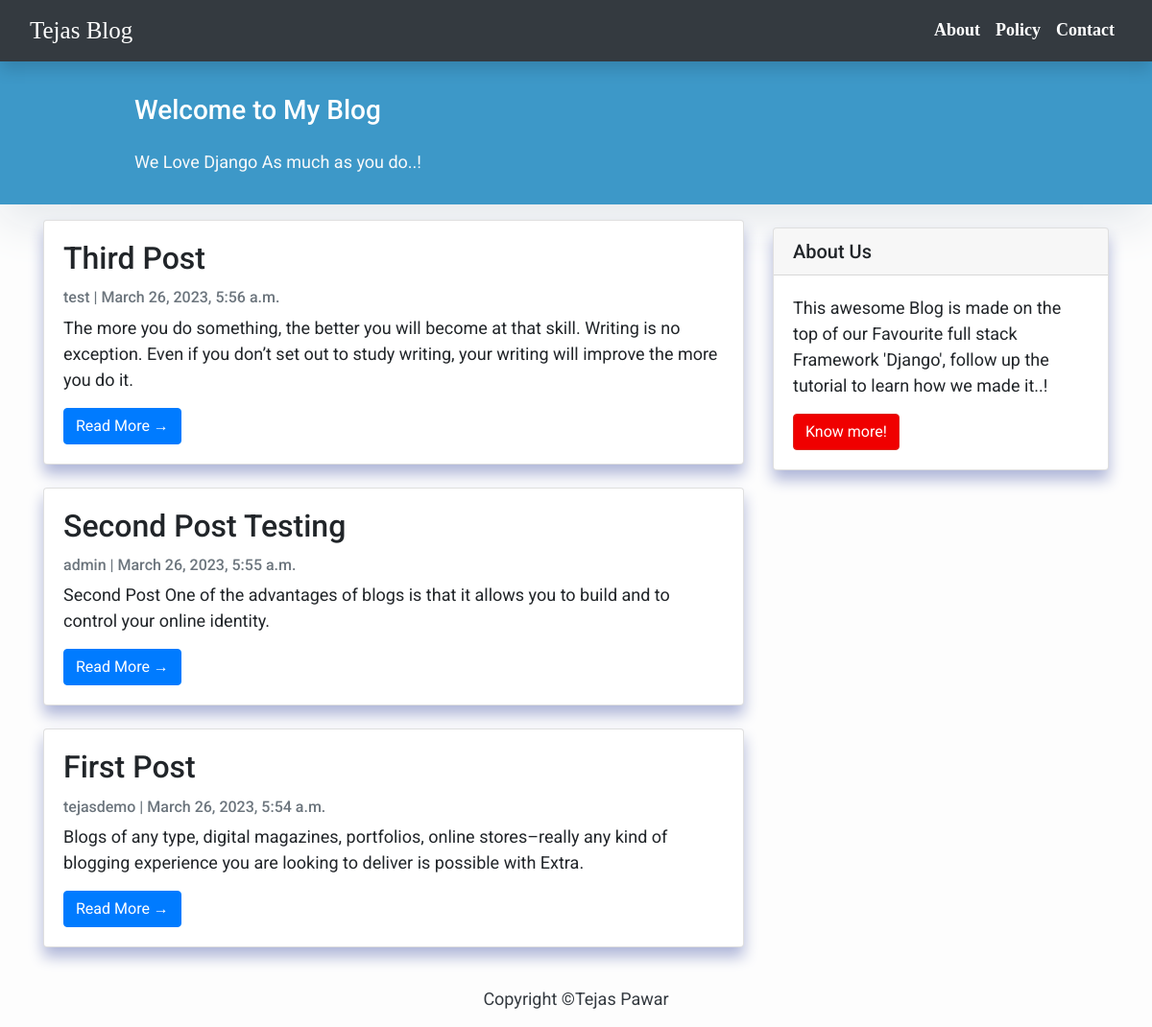
The page / on the database its author committed.
### blog/models.py (models this page shows, shortened)
class Post(models.Model):
    title = models.CharField(max_length=200, unique=True)
    slug = models.SlugField(max_length=200, unique=True)
    author = models.ForeignKey(User, on_delete= models.CASCADE,related_name='blog_posts')
    updated_on = models.DateTimeField(auto_now= True)
    content = models.TextField()
    created_on = models.DateTimeField(auto_now_add=True)
    status = models.IntegerField(choices=STATUS, default=0)
    class Meta:
        ordering = ['-created_on']

### blog/views.py (the view)
# urls.py: path('', views.PostList.as_view(), name='home'),
class PostList(generic.ListView):
    queryset = Post.objects.filter(status=1).order_by('-created_on')
    template_name = 'index.html'

### templates/index.html (shortened to what this page needs)
{% extends "base.html" %}
{% block content %}
<header class="masthead">
  <div class="container">
    <div class="row">
      <div class=" col-md-8 col-md-10 mx-auto" ,>
        <div class="site-heading">
          <h3 class=" site-heading my-4 mt-3 text-white"> Welcome to My Blog </h3>
          <p class="text-light">We Love Django As much as you do..! &nbsp
          </p>
        </div>
      </div>
    </div>
  </div>
</header>
<div class="container">
  <div class="row">
    <div class="col-md-8 mt-3 left">
      {% for post in post_list %}
      <div class="card mb-4">
        <div class="card-body">
          <h2 class="card-title">{{ post.title }}</h2>
          <p class="card-text text-muted h6">{{ post.author }} | {{ post.created_on}} </p>
          <p class="card-text">{{post.content|slice:":200" }}</p>
          <a href="{% url 'post_detail' post.slug  %}" class="btn btn-primary">Read More &rarr;</a>
        </div>
      </div>
      {% endfor %}
    </div>
    {% block sidebar %}
    {% include 'sidebar.html' %}
    {% endblock sidebar %}
  </div>
</div>
{%endblock%}

### templates/base.html (shortened to what this page needs)
<!DOCTYPE html>
<html>
<head>
  <link rel="stylesheet" href="https://maxcdn.bootstrapcdn.com/bootstrap/4.0.0/css/bootstrap.min.css"
 />
  <link rel="stylesheet" href="https://stackpath.bootstrapcdn.com/bootstrap/4.2.1/css/bootstrap.min.css"
>
</head>
<body>
  <nav class="navbar navbar-expand-lg navbar-dark bg-dark shadow" id="mainNav">
    <div class="container-fluid">
      <a class="navbar-brand" href="{% url 'home' %}" style="font-size: 25px;">Tejas Blog</a>
      <div class="collapse navbar-collapse" id="navbarResponsive">
        <ul class="navbar-nav ml-auto">
          <li class="nav-item text-white">
            <a class="nav-link text-white font-weight-bold" href="#">About</a>
          </li>
          <li class="nav-item text-white">
            <a class="nav-link text-white font-weight-bold" href="#">Policy</a>
          </li>
          <li class="nav-item text-white">
            <a class="nav-link text-white font-weight-bold" href="#">Contact</a>
          </li>
        </ul>
      </div>
    </div>
  </nav>
  {% block content %}{% endblock content %}
  <footer class="py-3 bg-grey">
    <p class="m-0 text-dark text-center ">Copyright &copy;Tejas Pawar </p>
  </footer>
</body>
</html>

### templates/sidebar.html (shortened to what this page needs)
{% block sidebar %}
<div class="col-md-4 float-right ">
    <div class="card my-4">
        <h5 class="card-header">About Us</h5>
        <div class="card-body">
            <p class="card-text"> This awesome Blog is made on the top of our Favourite full stack Framework 'Django',
                follow up the tutorial to learn how we made it..!</p>
            <a href="#" class="btn btn-danger">Know more!</a>
        </div>
    </div>
</div>
{% endblock sidebar %}

### templates/base.html (style rules this page uses)
body { font-family: "Times New Roman", Times, serif; font-size: 17px; background-color: #fdfdfd; }
nav { font-family: "Bahnschrift", Times, serif; }
.shadow { box-shadow: 0 4px 2px -2px rgba(0, 0, 0, 0.1); }
.btn-danger { color: #fff; background-color: #f00000; border-color: #dc281e; }
.masthead { background: #3d98c8; height: auto; padding-bottom: 15px; box-shadow: 0 16px 48px #E3E7EB; padding-top: 10px; }
#mainNav { font-size: large; }

### templates/index.html (style rules this page uses)
body { font-family: "Roboto", sans-serif; font-size: 18px; background-color: #fdfdfd; }
.card { box-shadow: 0 16px 48px #E3E7EB; }

### templates/sidebar.html (style rules this page uses)
.card { box-shadow: 0 10px 15px #AFB6D8; border-color: lightred; }

### rows shown on the page
Post: title "Third Post", author "test", created_on "March 26, 2023, 5:56 a.m.", content "The more you do something, the better you will become at that skill. Writing is no exception. Even if you don’t set out to study writing, your writing will improve the more you do it."
Post: title "Second Post Testing", author "admin", created_on "March 26, 2023, 5:55 a.m.", content "Second Post One of the advantages of blogs is that it allows you to build and to control your online identity."
Post: title "First Post", author "tejasdemo", created_on "March 26, 2023, 5:54 a.m.", content "Blogs of any type, digital magazines, portfolios, online stores–really any kind of blogging experience you are looking to deliver is possible with Extra."
